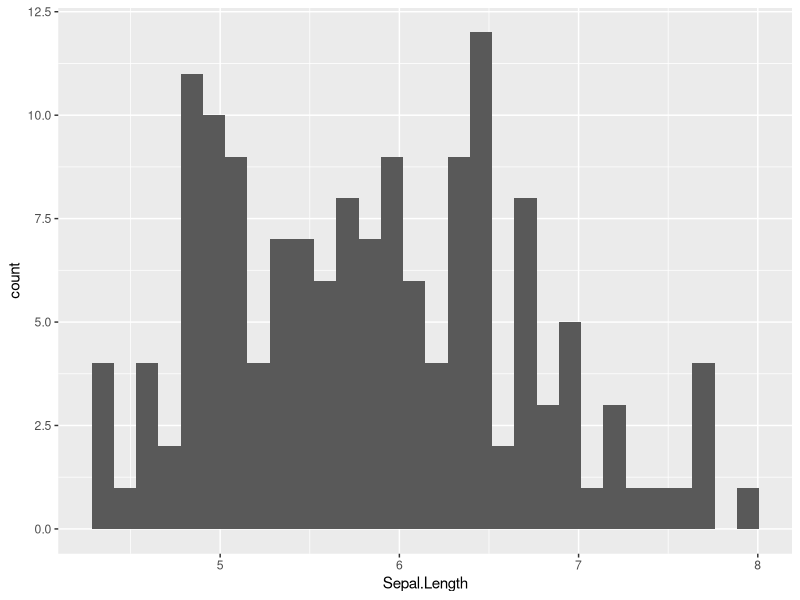
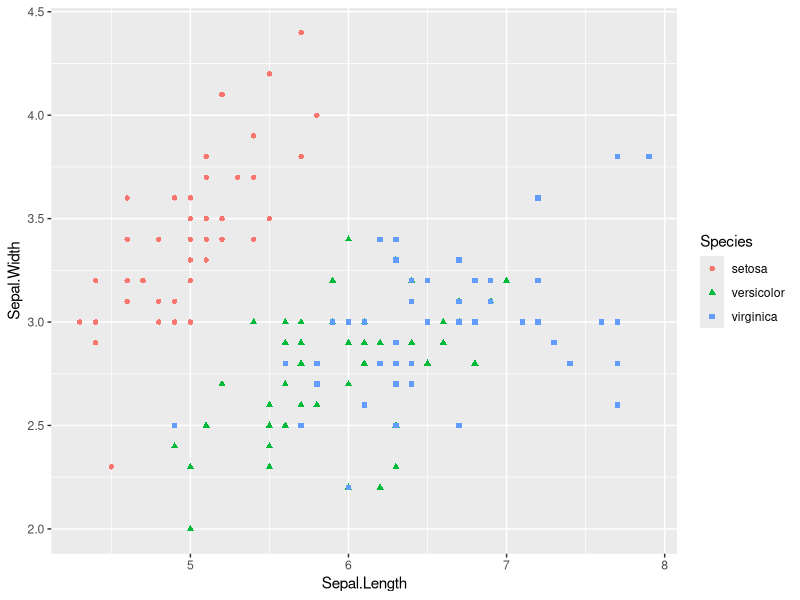

Source code (R) for these figures, in order: (Note: this script raises an error after producing the figures.)
install.packages("ggplot2")
library(ggplot2)



ggplot(data  = iris, aes( x = Sepal.Length)) + geom_histogram( )



#Scatter plot
ggplot(data = iris, aes( x = Sepal.Length, y = Sepal.Width,shape = Species, color = Species)) + geom_point()


ggplot(data = subset(mtcars,am == 0),aes(x = mpg,y = disp,colour = factor(cyl))) + geom_point

